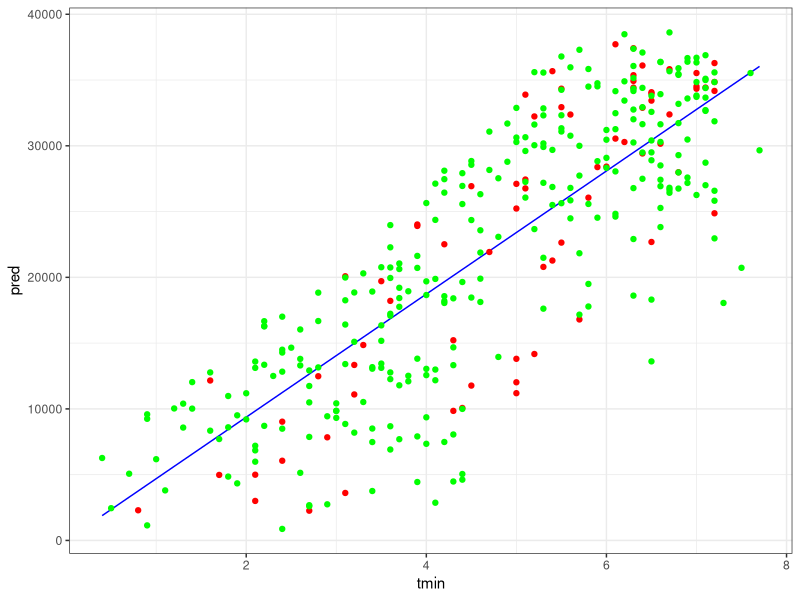
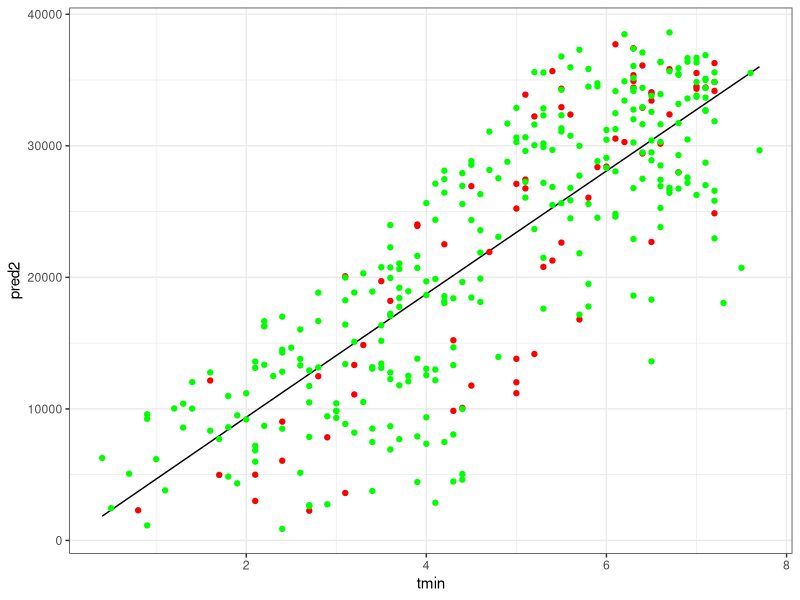
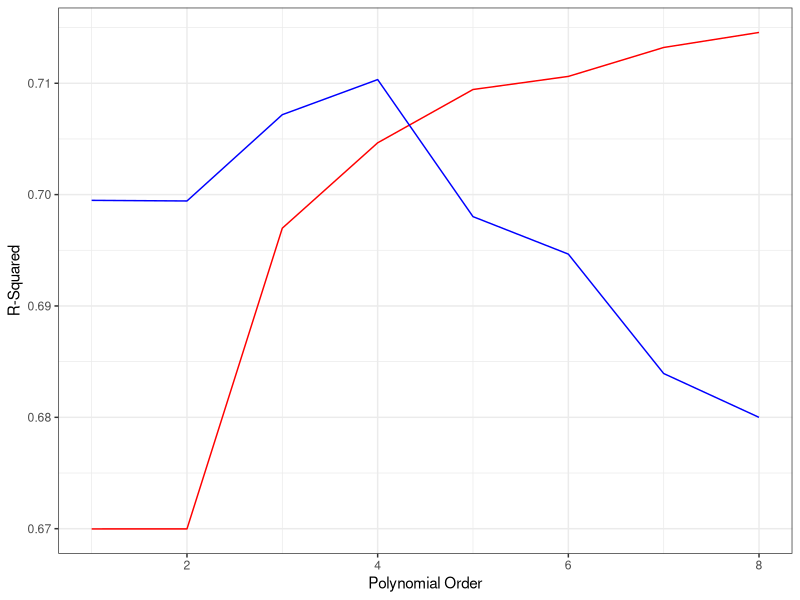
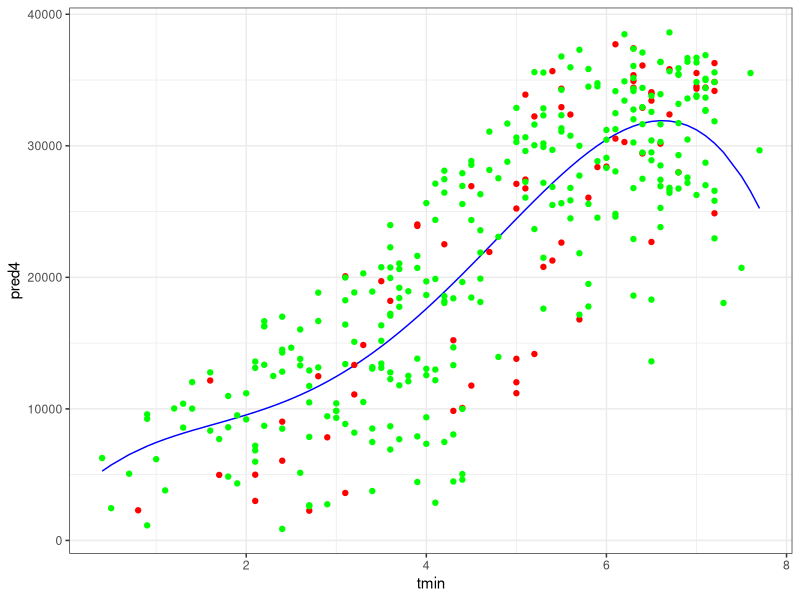
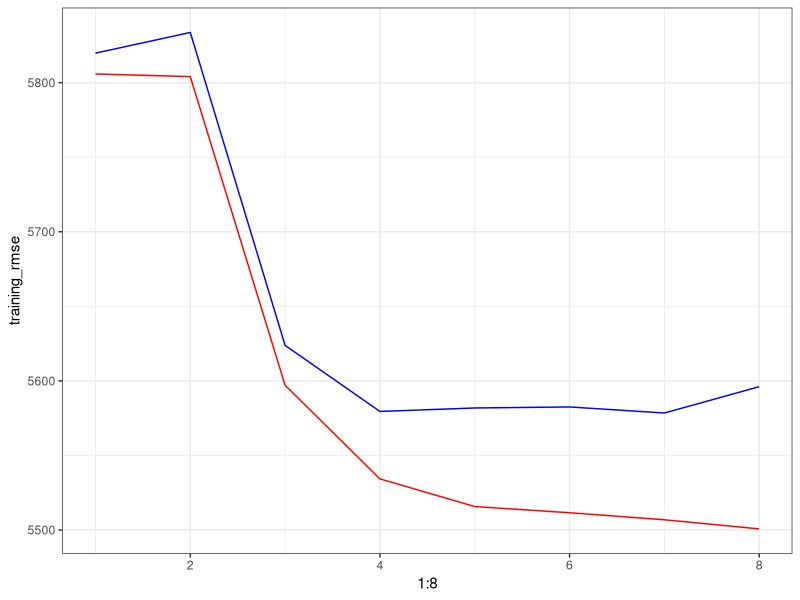

Recreate these plots in R, in order.
## ---- chunk 1

library(tidyverse)
library(knitr)
library(modelr)
library(lubridate)

# set plot theme
theme_set(theme_bw())
## ---- chunk 2

trips <- read_tsv('trips_per_day.tsv')

## ---- chunk 3

shuffled <- sample_frac(trips, 1, replace = F)
trainingData <- shuffled[1:I(.8*nrow(trips)), 1:8]
validationData <- shuffled[I(.8*nrow(trips)+1):nrow(trips), 1:8]

## ---- chunk 4

lm.fitT <- lm(num_trips ~ tmin, data = trainingData)

trainingData <- add_predictions(trainingData, lm.fitT)
validationData <- add_predictions(validationData, lm.fitT)

validationData %>% ggplot() +
  geom_line(data = trainingData, aes(x = tmin, y = pred), color = "blue") +
  geom_point(aes(x = tmin, y = num_trips), color = "red") +
  geom_point(data = trainingData, aes(x = tmin, y = num_trips), color = "green")

cor(trainingData$tmin, trainingData$num_trips) ^ 2
#rsquare(lm.fitT, trainingData)
sqrt(mean((trainingData$pred - trainingData$num_trips)^2))
#rmse(lm.fitT, trainingData)

cor(validationData$num_trips, validationData$pred) ^ 2
sqrt(mean((validationData$pred - validationData$num_trips)^2))
#rmse(lm.fitT, validationData)

## ---- chunk 5

lm.fitQ <- lm(num_trips ~ tmin + I(tmin^2), data = trainingData)

trainingData <- add_predictions(trainingData, lm.fitQ, var = "pred2")
validationData <- add_predictions(validationData, lm.fitQ, var = "pred2")

validationData %>% ggplot() +
  geom_line(data = trainingData, aes(x = tmin, y = pred2), color = "black") +
  geom_point(aes(x = tmin, y = num_trips), color = "red") +
  geom_point(data = trainingData, aes(x = tmin, y = num_trips), color = "green")

rmse(lm.fitQ, trainingData)
rsquare(lm.fitQ, trainingData)

rmse(lm.fitQ, validationData)
rsquare(lm.fitQ, validationData)

## ---- chunk 6

K <- c(1:8)

training_r_sq <- c()
validation_r_sq <- c()
training_rmse <- rep(0, 8)
validation_rmse <- rep(0, 8)

for (k in K){
  lm.fit <- lm(num_trips ~ poly(tmin, k, raw = T), data = trainingData)
  training_r_sq[k] <- rsquare(lm.fit, trainingData)
  validation_r_sq[k] <- rsquare(lm.fit, validationData)
  training_rmse[k] <- rmse(lm.fit, trainingData)
  validation_rmse[k] <- rmse(lm.fit, validationData)
}

ggplot() + 
  geom_line(aes(x = K, y = training_r_sq), color = "red") + 
  geom_line(aes(x = K, y = validation_r_sq), color = "blue") +
  xlab("Polynomial Order") +
  ylab("R-Squared")

 # ggplot() + 
 #   geom_line(aes(x = K, y = training_rmse), color = "red") + 
 #   geom_line(aes(x = K, y = validation_rmse), color = "blue")

## ---- chunk 7

lm.fit4 <- lm(num_trips ~ poly(tmin, 4, raw = T), data = trainingData)

trainingData <- add_predictions(trainingData, lm.fit4, var = "pred4")
validationData <- add_predictions(validationData, lm.fit4, var = "pred4")

validationData %>% ggplot() +
  geom_line(data = trainingData, aes(x = tmin, y = pred4), color = "blue") +
  geom_point(aes(x = tmin, y = num_trips), color = "red") +
  geom_point(data = trainingData, aes(x = tmin, y = num_trips), color = "green")

## ---- chunk 8

folded <- sample_frac(trips, 1, replace = F)
folded <- folded %>% mutate(fold = ((row_number() %% 5) + 1))

training_rmse <- rep(0, 8)
validation_rmse <- rep(0, 8)

for (k in 1:8){
  
  tRMSE <- rep(0, 5)
  vRMSE <- rep(0, 5)
  
  for (f in 1:5){
    trainingD <- folded %>% filter(fold != f)
    validationD <- folded %>% filter(fold == f)
  
    lm.fitF <- lm(num_trips ~ poly(tmin, k, raw = T), data = trainingD)
  
    tRMSE[f] <- rmse(lm.fitF, trainingD)
    vRMSE[f] <- rmse(lm.fitF, validationD)
  }

  training_rmse[k] <- mean(tRMSE)
  validation_rmse[k] <- mean(vRMSE)
}


ggplot() + geom_line(aes(x = 1:8, y = training_rmse), color = "red") +
  geom_line(aes(x = 1:8, y = validation_rmse), color = "blue")

